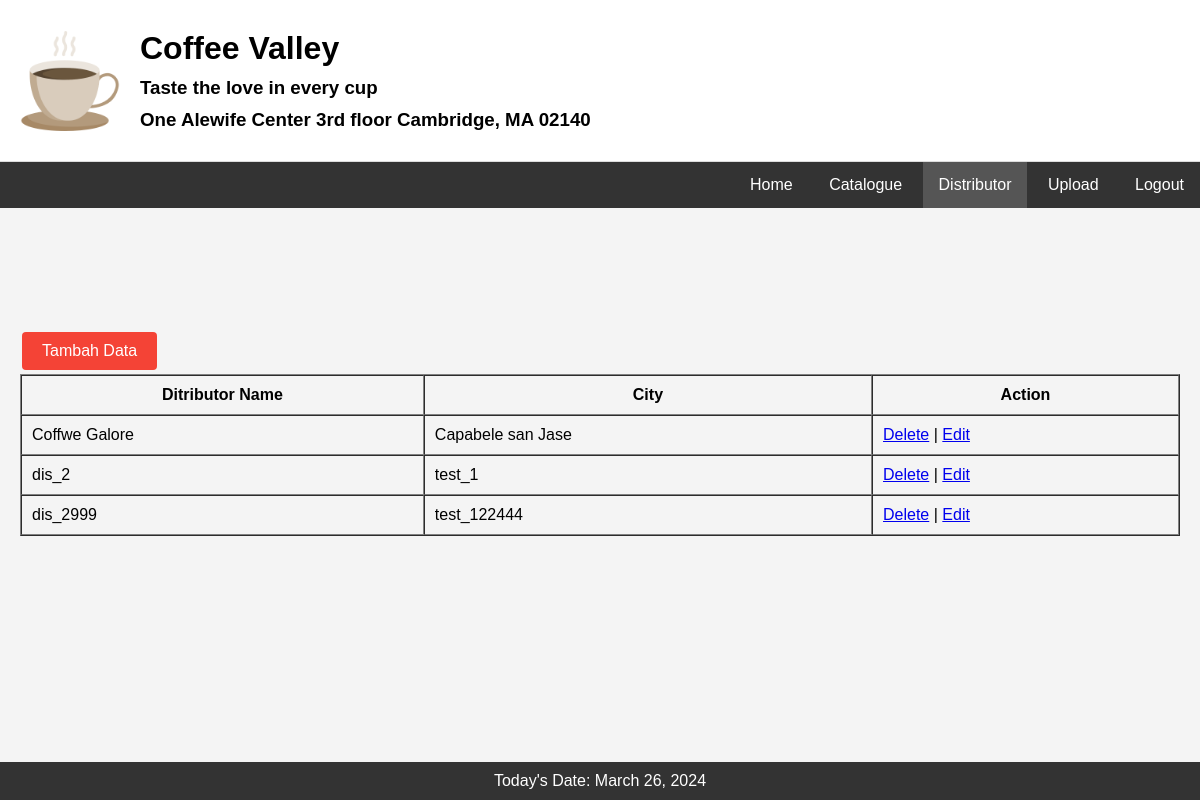
/distributor.php, run on the app's committed database.
### tables this page shows
CREATE TABLE `distributor` (
  `id_distributor` int(11) NOT NULL,
  `distributor_name` varchar(100) NOT NULL,
  `city` varchar(50) DEFAULT NULL,
  `state` varchar(50) DEFAULT NULL,
  `country` varchar(50) DEFAULT NULL,
  `phone` varchar(20) DEFAULT NULL,
  `email` varchar(100) DEFAULT NULL
);

### distributor.php (the view, shortened to what this page needs)
<!DOCTYPE html>
<html lang="en">
<head>
</head>
<body>
<div class="header">
    <div class="header-left">
        <img src="coffee.png" alt="Coffee Valley Logo" width="100">
        <div>
            <h1>Coffee Valley</h1>
            <h3>Taste the love in every cup</h3>
            <h3>One Alewife Center 3rd floor Cambridge, MA 02140</h3>
        </div>
    </div>
</div>
<div class="menu">
    <a href="dashboard.php">Home</a>
    <a href="catalouge.php">Catalogue</a>
    <a href="#" class="active">Distributor</a>
    <a href="upload.php" >Upload</a>
    <a href="?logout">Logout</a>
</div>
<div style="padding:20px; margin-top:100px;">
<button class="action-button" onclick="showForm()">Tambah Data</button>
    <table border="1" cellspacing="0" cellpadding="10" width="100%">
        <thead>
            <tr>
                <th>Ditributor Name</th>
                <th>City</th>
                <th>Action</th>
            </tr>
        </thead>
        <tbody>
            <?php
            $servername = "localhost";
            $username = "root";
            $password = "";
            $dbname = "coffe_web_db";
            $conn = new mysqli($servername, $username, $password, $dbname);
            $sql = "SELECT * FROM distributor";
            $result = $conn->query($sql);
            if ($result->num_rows > 0) {
                while($row = $result->fetch_assoc()) {
                    echo "<tr>";
                    echo "<td>".$row["distributor_name"]."</td>";
                    echo "<td>".$row["city"]."</td>";
                    echo "<td>
                            <a href='delete_data_distributor.php?id_distributor=".$row["id_distributor"]."' onclick='return confirm(\"Are you sure?\")'>Delete</a> |
                            <a href='#' onclick='showForm(\"edit\", ".$row["id_distributor"].")'>Edit</a>
                          </td>";
                    echo "</tr>";
                }
            } else {
                echo "<tr><td colspan='4'>No data available</td></tr>";
            }
            ?>
        </tbody>
    </table>
</div>
<div class="footer">
    Today's Date: <?php echo date("F j, Y"); ?>
</div>
</body>
</html>

### distributor.php (style rules this page uses)
body { font-family: Arial, sans-serif; background-color: #f4f4f4; margin: 0; padding: 0; }
.header { background-color: #ffffff; padding: 20px; text-align: left; border-bottom: 1px solid #ddd; display: flex; justify-content: space-between; align-items: center; }
.header-left { display: flex; align-items: center; }
.header img { margin-right: 20px; }
.header h1, .header h3 { margin: 10px 0; }
.menu { background-color: #333; overflow: hidden; text-align: right; }
.menu a { display: inline-block; color: white; text-align: center; padding: 14px 16px; text-decoration: none; }
.menu a.active { background-color: #555; }
.footer { background-color: #333; color: white; text-align: center; padding: 10px 0; position: fixed; bottom: 0; width: 100%; }
.action-button { background-color: #f44336; color: white; border: none; padding: 10px 20px; text-align: center; text-decoration: none; display: inline-block; font-size: 16px; margin: 4px 2px; cursor: pointer; border-radius: 4px; transition: background-color 0.3s ease; }

### data on the page
distributor: distributor_name "Coffwe Galore", city "Capabele san Jase"
distributor: distributor_name "dis_2", city "test_1"
distributor: distributor_name "dis_2999", city "test_122444"
